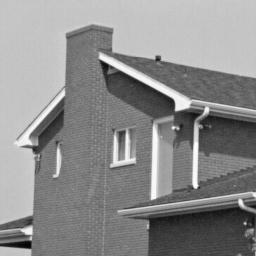
#> input picture BIMA/TME6-Harris/img/house2.png, 256 x 256 px
$ jupyter execute TME6-Harris.ipynb
#> lines starting #> are read from the running program, lines starting #| are printed output that depends on the picture; after the words box and inside, x2 and y2 are one past the last pixel; in counts of white or black regions, pixels touching at a corner belong together
# TME 6 : Harris Corner Detector

The goal of this pratical work is to implement the Harris-Stephen's corners detector (C. Harris and M. Stephens. A combined corner and edge detector. In Proc. Fourth Alvey Vision Conference, pages 147–151, 1988).

Recall the Harris detector computes a map of corners from an image $I$:
$$
R(x,y) = \operatorname{det}(M) - k (\operatorname{trace}(M))^2, (x,y) \text{pixels}
$$
with $k\in[0.04, 0.06]$. $M$ is the auto-correlation of image $I$:
$$
M=\begin{pmatrix}
\sum_{x,y \in W} w(x,y)I_x^2 &
\sum_{x,y \in W} w(x,y)I_xI_y \\
\sum_{x,y \in W} w(x,y)I_xI_y &
\sum_{x,y \in W} w(x,y)I_y^2
\end{pmatrix}
=\begin{pmatrix}
A & B \\ C & D
\end{pmatrix}
$$
with $w(x,y)=\frac1{2\pi \sigma^2}e^{\frac{(x-x_c)^2 + (y-y_c)^2}{2\sigma^2}}$ a Gaussian mask centered on the window $W$. Partial derivatives $I_x$ and $I_y$ are estimated by one of the following kernels :
- Gradient:  $G_x = \begin{pmatrix} 0 & 0 & 0\\ 1 & 0 &-1 \\ 0 & 0 & 0 \end{pmatrix}$,
 $G_y = G_x^T$
- Prewitt: $G_x = \begin{pmatrix} 1 & 0 & -1\\ 1 & 0 &-1 \\ 1 & 0 & -1 \end{pmatrix}$,
 $G_y = G_x^T$
- Sobel: $G_x = \begin{pmatrix} 1 & 0 & -1\\ 2 & 0 &-2 \\ 1 & 0 & -1 \end{pmatrix}$,
 $G_y = G_x^T$


[cell 1]
# Loading useful libraries
from PIL import Image
import matplotlib.pyplot as plt
import numpy as np
import scipy.signal
from scipy.signal import convolve2d

# remembering useful functions from last week
def SobelPhase1(I):
    # This one computes the gradient:
    sobelx = np.array([[1,0,-1],[2,0,-2],[1,0,-1]]) # predefined horizontal Sobel filter
    sobely = np.array([[1,2,1],[0,0,0],[-1,-2,-1]]) # predefined vertical Sobel filter
    horizontal = convolve2d(I,sobelx,mode='same') # mode = 'same' preserves the image's size by ignoring the padding
    vertical = convolve2d(I,sobely,mode='same')
    gradient = np.sqrt(horizontal**2 + vertical**2)
    return horizontal, vertical, gradient

def SobelDetector(I,s):
    # This one applies a threshold on it:
    gradient = SobelPhase1(I)[2]
    edges = np.where(gradient>s,1,0)
    return edges

def gaussianKernel(sigma):
    n = 2*np.ceil(3*sigma) + 1 # set an adequate window size
    x,y = np.meshgrid(np.arange(-n//2,n//2),np.arange(-n//2,n//2))
    return np.exp((-x**2-y**2)/(2*sigma*sigma))

def imshow(I, title=None, size=500, axis=False):
    plt.figure(figsize=(size//80, size//80))
    plt.gray()
    plt.imshow(I)
    if not axis: plt.axis('off')
    if title: plt.title(title)
    plt.show()

def niceDisplay14(affichages,titres=None):
    if not type(affichages) == type([]):
        affichages = [affichages]

    if titres is None:
        titres = ['',]*len(affichages)
    if not type(titres) == type([]):
        titres = [titres]

    nb_affichages = len(affichages)
    if nb_affichages >4 or nb_affichages < 1 :
        raise ValueError('niceDisplay_14 : affichage should be a list of length 1 up to 4')
    if nb_affichages != len(titres):
        raise ValueError('niceDisplay_14 : titres must have same length than affichage')

    courbes = False
    for i in range(0,nb_affichages):
        s = plt.subplot(101+10*nb_affichages+i)
        s.set_title(titres[i])
        if len(affichages[i].shape)==2 and affichages[i].shape[0] > 1 and affichages[i].shape[1] > 1:
            # on affiche une image
            s.imshow(affichages[i], cmap="gray",interpolation='nearest', aspect='equal')
        else :
            # il s'agit d'une seule ligne, à afficher comme une courbe
            plt.plot(affichages[i])
            courbes=True

    agrandissement_h = nb_affichages
    agrandissement_v = nb_affichages*2 if courbes else nb_affichages
    params = plt.gcf()
    plSize = params.get_size_inches()
    params.set_size_inches( (plSize[0]*agrandissement_v, plSize[1]*agrandissement_h) )
    plt.show()

def imagePad(I,n): # custom padding
    image = I.copy()
    image = np.pad(image,n,'constant')
    return image

## Exercise 1: Harris response calculation

1) Write a function `computeR(I,sigma,kappa)` that returns the Harris response $R$ from an image $I$ and a scale $scale$. You will use 5 steps:
- Computation of the directionnal derivate $I_x$ and $I_y$. Use the Sobel kernel.
- Computation of the products $I_x^2$, $I_y^2$, $I_x.I_y$.
- Computation of the convolution of $I_x^2$, $I_y^2$ and $I_x.I_y$ by a gaussian kernel of size N (use given function `gaussian_kernel3()`)
- Computation of $\operatorname{det}(M(x,y))$ and $\operatorname{trace}(M(x,y))$ for each pixel
- Computation of $R(x,y) = \operatorname{det}(M(x,y)) - k.(\operatorname{trace}(M(x,y)))^2$. You can use $k = 0.04$.

 You can compute the convolutions by using the ```scipy.signal.convolve2d``` function.

[cell 2]
def computeR(I,sigma,kappa):
    # directional derivates
    Ix, Iy, grad = SobelPhase1(I)
    # convolve with a Gaussian kernel
    gk = gaussianKernel(sigma)
    gIx_pow2 = convolve2d(Ix**2, gk, mode='same')
    gIy_pow2 = convolve2d(Iy**2, gk, mode='same')
    gIxy = convolve2d(Ix*Iy, gk, mode='same')
    # det(gI) = ad - bc
    detgI = gIx_pow2 * gIy_pow2 - gIxy**2
    # trace(gI) = a + d
    tracegI = gIx_pow2 + gIy_pow2
    return detgI - kappa * tracegI**2

2) Write a script that displays the Harris response for the image ```img/house2.png``` along with the original image. Use a gaussian window of size $W=15$ pixels.

[cell 3]
imageHouse = np.array(Image.open('img/house2.png'))
# a sigma = 2.1 parameter yields a Gaussian window of size 15
# setting kappa to 0.04 for best results
cornHouse = computeR(imageHouse,2.1,0.04)
#> in computeR, `return detgI - kappa * tracegI**2`:
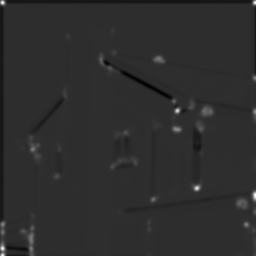
#> returned value: shape (256, 256) float64; min -7.48e+11, max 3.4e+12, mean 1.74e+09; drawn with min black and max white
niceDisplay14([imageHouse,cornHouse],["Original picture","Harris response"])
#> in niceDisplay14, `nb_affichages = len(affichages)`: nb_affichages = 2
#> in niceDisplay14, `plSize = params.get_size_inches()`: plSize = [6.4, 4.8]

3) Write in a few lines an interpretation of the results, explaining how the Harris response allows to detect and discriminate homogeneous areas, edges and corners.

The Harris detector just maps a non-significant value (≈127-grey) onto homogenous areas, whereas edges are shown with a negative hue (≈0). The most important data are the corner locations, that are punctually emphasized in white (≈255).
It is worth mentioning the outliers that loom on the corners of the display field. These are linked to the zero-padding policy used to convolve the filters with the original image. The strong gradients between the artificial null values and the sky's light surface are misinterpreted as additional edges around the display field, and Harris' algorithm states that edge intersections shall always be recognised as corners.
Choosing a mirror-padding policy instead would solve the problem.
The nice part is that no false detections were made apart from that.

## Exercise 2 : Harris corner detector
From the Harris response calculated at exercise 1, we will write all the functions needed for the Harris detector. Write the following functions:

1) A function `thresholdR(R, thres)` that calculates and returns the binary thresholding $R_b$ of the response $R$ according to the threshold $thres$

[cell 4]
def thresholdR(R, thres):
    return np.where(R>thres, 1, 0)

2) A function `Rnms(R, Rbin)` that performs a non-maximum suppression from the response $R$ and the binarized response $R_{bin}$. It returns the image $R_{locmax}$ (same size as $R$) =1 where $R_{bin}=1$ and the pixel has a greater $R$ value than its 4 nearest neighbors.

**Bonus**: Write a faster version of the script using Numpy function `np.roll()`.

[cell 5]
def RnmsSlow(R, Rbin):
    Rlocmax = np.zeros(R.shape)
    # neighbourhood operations ↔ padding required
    Rp = imagePad(R,1)
    for x in range(R.shape[0]):
        for y in range(R.shape[1]):
            if Rbin[x,y] == 1 and R[x,y] > np.max([Rp[x,y+1],Rp[x+2,y+1],Rp[x+1,y],Rp[x+1,y+2]]):
                                            # testing the four neighbours on the padded image
                    Rlocmax[x,y] = 1
    return Rlocmax

[cell 6]
def RnmsSpeed(R, Rbin):
    # computing 1-px shifts in all four directions
    Rb = np.roll(R,1,axis=0)
    Rt = np.roll(R,-1,axis=0)
    Rl = np.roll(R,1,axis=1)
    Rr = np.roll(R,-1,axis=1)
    # generating True-False matrices...
    Mb = R>Rb
    Mt = R>Rt
    Ml = R>Rl
    Mr = R>Rr
    Mbin = Rbin==1
    # ...that will all read "True" on certain locations - in case there is something to highlight there
    M = Mb & Mt & Ml & Mr & Mbin
    return np.where(M==True, 1, 0) # bool. to {0,1} mapping

3) Write a function ``cornerDetector(image, sigma, kappa, thresh)`` that returns an array of the same size as the image. The array takes two values: 1 where a corner is detected and 0 elsewhere.

[cell 7]
def cornerDetector(image, sigma, kappa, thres):
    R = computeR(image,sigma,kappa)
    Rbin = thresholdR(R,thres)
    # imshow(Rbin) # debug
    # Rlocmax = RnmsSlow(R,Rbin) # same result anyway
    Rlocmax = RnmsSpeed(R,Rbin)
    return Rlocmax

[cell 8]
harrisHouse = cornerDetector(imageHouse,2.1,0.04,10E+9)
#> in thresholdR, `return np.where(R>thres, 1, 0)`: returned value: shape (256, 256) int64; values 0 (black) and 1 (white), 9.1% white; 41 white regions (6 under 20 px), largest, box (x1, y1, x2, y2) and area: (15, 134, 45, 166) 525, (18, 211, 38, 256) 489, (193, 104, 216, 135) 468
#> in RnmsSpeed, `Mb = R>Rb`:
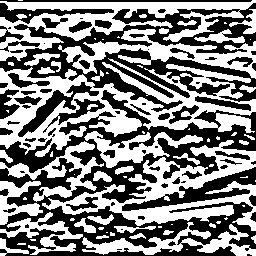
#> Mb: shape (256, 256) bool; 50.6% white; 73 black regions (21 under 20 px), largest, box (x1, y1, x2, y2) and area: (0, 90, 256, 256) 15234, (0, 3, 256, 112) 9115, (122, 167, 256, 211) 1653
#> in RnmsSpeed, `Mt = R>Rt`: Mt: shape (256, 256) bool; 49.4% white; 72 white regions (20 under 20 px), largest, box (x1, y1, x2, y2) and area: (0, 89, 256, 256) 15489, (0, 2, 256, 111) 9115, (122, 166, 256, 210) 1653
#> in RnmsSpeed, `Ml = R>Rl`: Ml: shape (256, 256) bool; 52.2% white; 80 black regions (26 under 20 px), largest, box (x1, y1, x2, y2) and area: (46, 0, 234, 231) 8012, (113, 59, 252, 216) 4316, (17, 91, 71, 256) 3052
#> in RnmsSpeed, `Mr = R>Rr`: Mr: shape (256, 256) bool; 47.8% white; 74 white regions (24 under 20 px), largest, box (x1, y1, x2, y2) and area: (45, 0, 233, 231) 8012, (112, 59, 251, 216) 4316, (16, 91, 70, 256) 3052
#> in RnmsSpeed, `M = Mb & Mt & Ml & Mr & Mbin`:
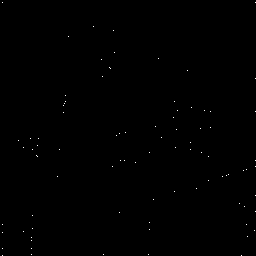
#> M: shape (256, 256) bool; 0.13% white in thin lines or dots
#> in RnmsSpeed, `return np.where(M==True, 1, 0)`: returned value: shape (256, 256) int64; values 0 (black) and 1 (white), 0.13% white in thin lines or dots
imshow(harrisHouse,"Starry, starry night. Harris corner detection.")

4 ) Display the detected corners on the original image for the image ```img/house2.png```. Each detected corner will be displayed as a small red disk. You can use the functions ```np.nonzero()``` and ```plt.scatter()``` to that purpose.

[cell 9]
def showCorners(image, harris):
    y,x = np.nonzero(harris)
    # voir les choses en grand
    plt.figure(figsize = (10,10))
    plt.imshow(image)
    plt.scatter(x, y, c='red', marker='o')
    plt.show()

[cell 10]
showCorners(imageHouse,harrisHouse)
#> in showCorners, `y,x = np.nonzero(harris)`: y = 88 values from 2 to 255; x = 88 values, max 255 at index 1, min 2 at index 0, mean 135

5) Evaluate the performances of the corner detector. Try to find good values for Sigma and Threshold.

As $\kappa$ is conventionnally set at 0.04, we just had to find optimal values for the other parameters, $\sigma$ and "thresh".

$\sigma$ represents the parameter of the Gaussian distribution. The higher it gets, the broader the window.
Empirical tests proved that $\sigma$ did its best job when set at 2.1 while the window's size was 15. Solving 15 = 2\*ceil(3*$\sigma$)+1 yields the same result.
On the other hand, setting the threshold at $10^9$ allows the detection of most corners while not highlighting anything else. We noticed that choosing a higher threshold means losing data - and choosing a lower threshold means drowning the relevant message under false detections. It is all about finding a satisfying tradeoff.

Delighted with the absence of false detections, we regrettably have to accept that some less evident corners will always be missing.
On the original image, the upper corners of the windows seem to fade in the wall - it is a matter of lighting. We, humans, are able to see them as such, for we know that a window must be square ; but the detector fails to find a difference between the bricks' and the upper lintels' colour intensities.
This means that no edges were detected there, hence no corners.
This example, amongst others, shows the limits of the Harris corner detector. Since it relies on edge detection, it has the exact same drawbacks - it doesn't react to slow intensity changes. Sharpening the picture's contrast might help.

## Exercise 3 : Properties of the Harris corner detector

The goal of this exercise is to study some invariance properties of the Harris detector.

1) Write a script that detects the corners on the images ```img/toyHorse1.png``` and ```img/toyHorse2.png``` with a scale of 15 and an appropriate threshold value. Display the detected corners on the images.

[cell 11]
imageGiraffe1 = np.array(Image.open('img/toyHorse1.png'))
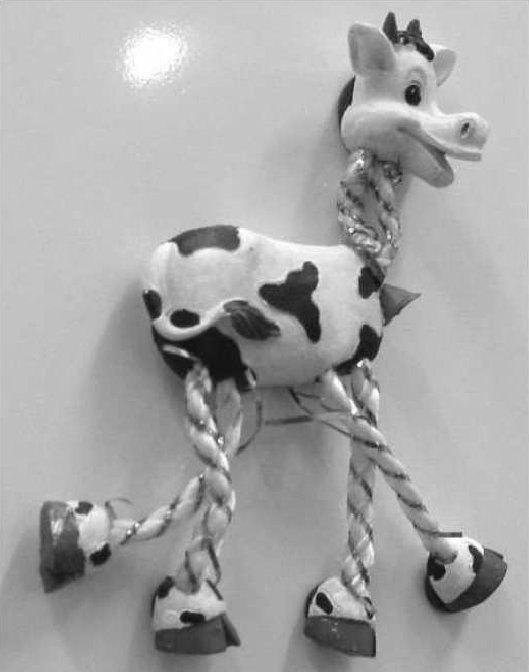
#> input picture BIMA/TME6-Harris/img/toyHorse1.png, 529 x 672 px
#> imageGiraffe1 is the input picture: shape (672, 529); min 1, max 255, mean 166.5
# !!
imageGiraffe2 = np.array(Image.open('img/toyHorse2.png'))
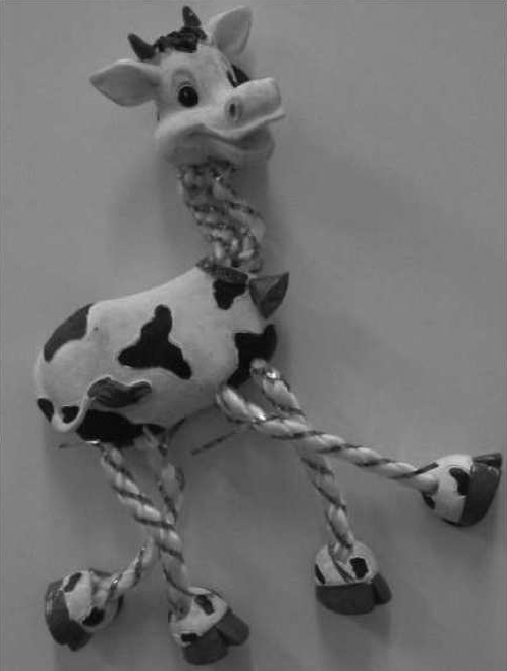
#> input picture BIMA/TME6-Harris/img/toyHorse2.png, 507 x 671 px
#> imageGiraffe2 is the input picture: shape (671, 507); min 0, max 253, mean 111.7
harrisGiraffe1 = cornerDetector(imageGiraffe1,2.1,0.04,10E+10)
#> call 2 of thresholdR, with thres = 1e+11
#> in thresholdR (call 2), `return np.where(R>thres, 1, 0)`:
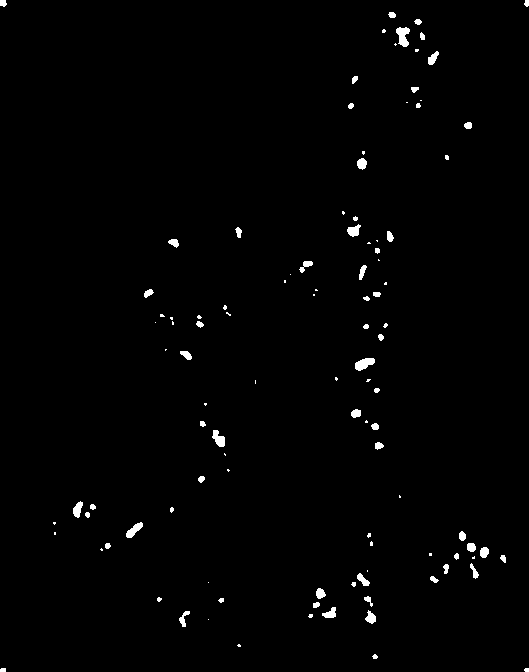
#> returned value: shape (672, 529) int64; values 0 (black) and 1 (white), 1% white; 108 white regions (50 under 20 px), largest, box (x1, y1, x2, y2) and area: (396, 27, 410, 47) 182, (355, 358, 375, 371) 169, (212, 430, 225, 447) 138
#> in RnmsSpeed (call 2), `Mb = R>Rb`:
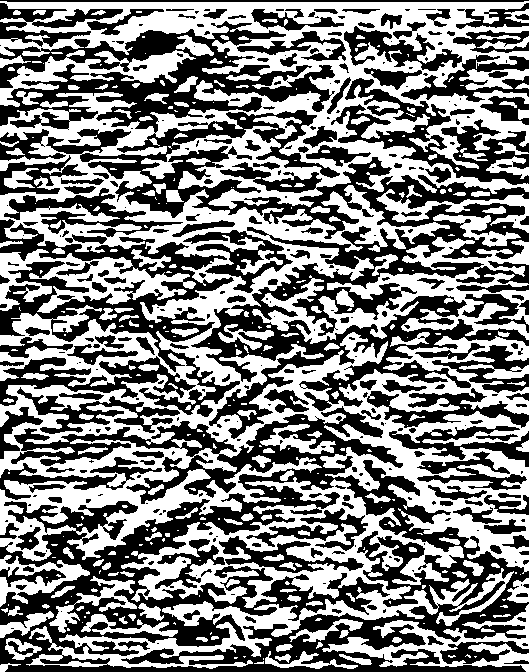
#> Mb: shape (672, 529) bool; 50.3% white; 340 black regions (166 under 20 px), largest, box (x1, y1, x2, y2) and area: (0, 406, 529, 672) 51231, (0, 21, 529, 439) 50795, (0, 219, 240, 417) 11492
#> in RnmsSpeed (call 2), `Mt = R>Rt`:
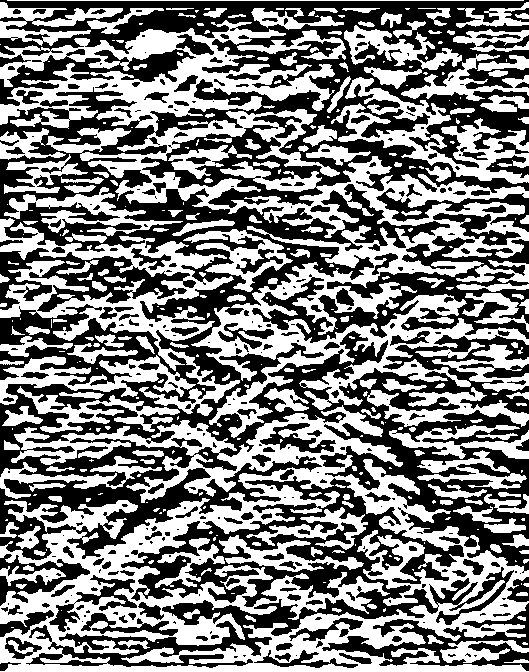
#> Mt: shape (672, 529) bool; 49.4% white; 354 white regions (173 under 20 px), largest, box (x1, y1, x2, y2) and area: (0, 405, 529, 672) 51729, (0, 20, 529, 438) 49388, (0, 218, 240, 416) 11140
#> in RnmsSpeed (call 2), `Ml = R>Rl`:
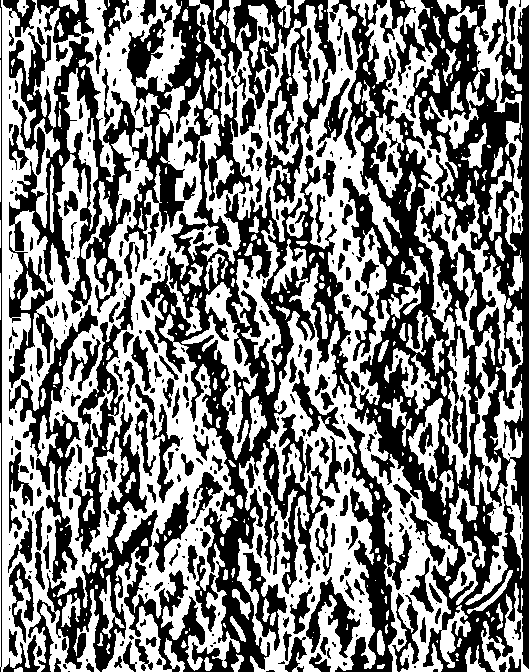
#> Ml: shape (672, 529) bool; 50.7% white; 445 black regions (234 under 20 px), largest, box (x1, y1, x2, y2) and area: (9, 0, 529, 672) 109896, (28, 283, 158, 672) 11087, (200, 0, 336, 203) 7811
#> in RnmsSpeed (call 2), `Mr = R>Rr`:
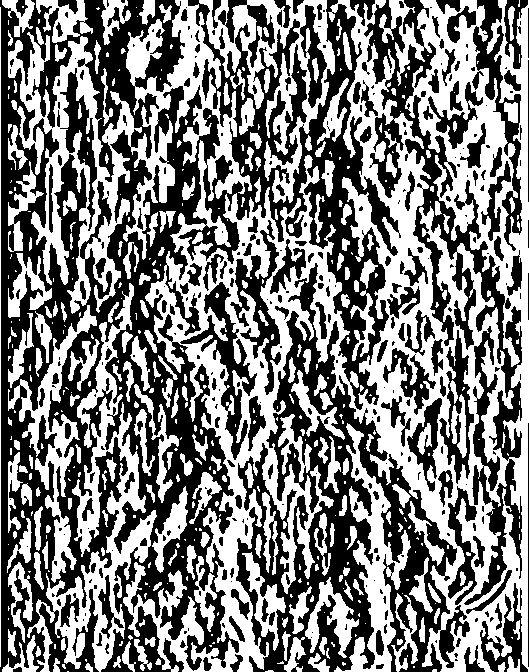
#> Mr: shape (672, 529) bool; 49.1% white; 459 white regions (241 under 20 px), largest, box (x1, y1, x2, y2) and area: (8, 0, 529, 672) 105929, (27, 283, 157, 672) 11087, (199, 0, 335, 203) 7763
#> in RnmsSpeed (call 2), `M = Mb & Mt & Ml & Mr & Mbin`: M: shape (672, 529) bool; 0.04% white in thin lines or dots
#> in RnmsSpeed (call 2), `return np.where(M==True, 1, 0)`: returned value: shape (672, 529) int64; values 0 (black) and 1 (white), 0.04% white in thin lines or dots
showCorners(imageGiraffe1,harrisGiraffe1)
harrisGiraffe2 = cornerDetector(imageGiraffe2,2.1,0.04,10E+10)
showCorners(imageGiraffe2,harrisGiraffe2)

2) What are the dynamic ranges of these two images ?

[cell 12]
range1 = np.amax(imageGiraffe1)-np.amin(imageGiraffe1)
#> range1 = 254
range2 = np.amax(imageGiraffe2)-np.amin(imageGiraffe2)
#> range2 = 253
print(range1, range2)
#| 254 253
